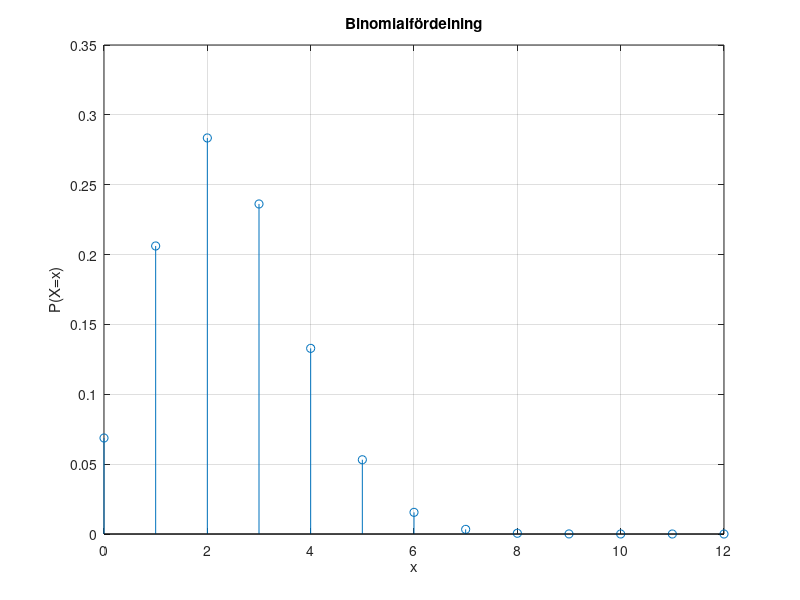

The MATLAB script that drew this image:
clc
clear
close all

x = 0:1:12;
y = binopdf(x,12,0.2);

stem(x,y)
grid on
title('Binomialfördelning')
xlabel('x')
ylabel('P(X=x)')
